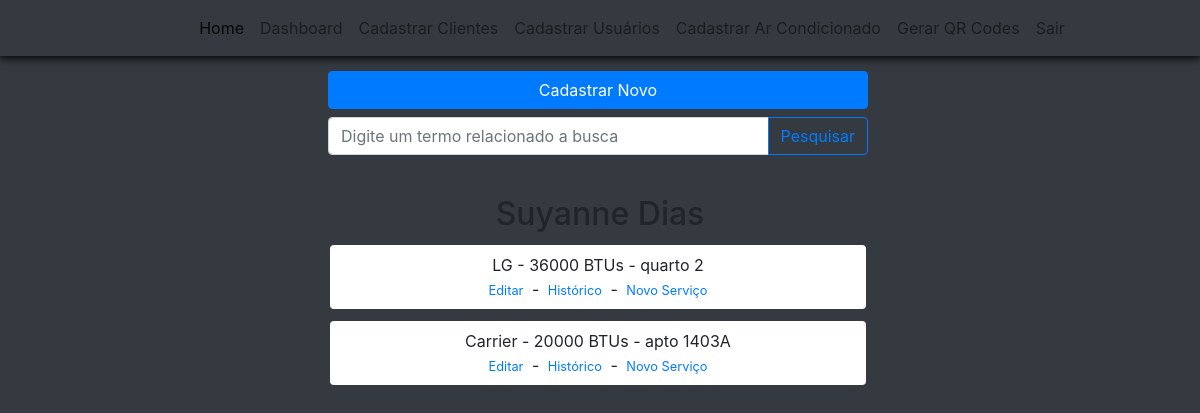
Page /dashboard/cliente/servicos/14 (signed in) on the earlier database version.
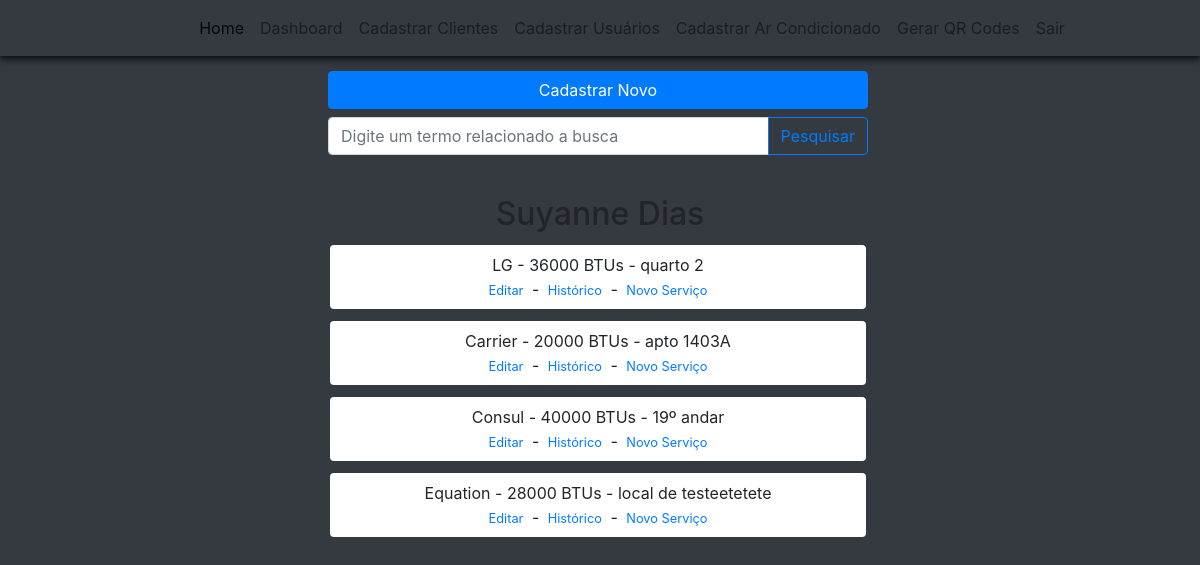
Same page on the later database version.
### climaxcool/models.py (models this page shows)
class Customers(database.Model):
    id = database.Column(database.Integer, primary_key=True)
    type_customer = database.Column(database.String, nullable=False)
    number_register_customer = database.Column(database.String, nullable=False, unique=True)
    name_customer = database.Column(database.String, nullable=False)
    name_responsible = database.Column(database.String)
    email = database.Column(database.String)
    address = database.Column(database.String)
    telephone_fixed = database.Column(database.String)
    telephone_mobile = database.Column(database.String, nullable=False)
    reference_point = database.Column(database.String)
    status_customer = database.Column(database.String, default="ATIVO")
    date_create = database.Column(database.DateTime, nullable=False, default=datetime.utcnow)
    date_last_update = database.Column(database.DateTime, default=datetime.utcnow, onupdate=datetime.utcnow)
    id_user = database.Column(database.Integer, database.ForeignKey('users.id'), nullable=False)
    equipment = database.relationship('Equipments', backref='company_asset', lazy=True)

class Equipments(database.Model):
    id = database.Column(database.Integer, primary_key=True)
    name_equipment = database.Column(database.String, nullable=False)
    btus_equipment = database.Column(database.Integer, nullable=False)
    brand_equipment = database.Column(database.String, nullable=False)
    address = database.Column(database.String, nullable=False)
    qr_code = database.Column(database.String, unique=True)
    status_equipment = database.Column(database.String, default="ATIVO")
    date_create = database.Column(database.DateTime, nullable=False, default=datetime.utcnow)
    id_customer = database.Column(database.Integer, database.ForeignKey('customers.id'), nullable=False)
    id_user = database.Column(database.Integer, database.ForeignKey('users.id'), nullable=False)

### climaxcool/routes/routes.py (the view)
@app.route('/dashboard/cliente/servicos/<customer_id>')
@login_required
def equipment_summary(customer_id):
    equipment_summary = equipments_viewmodel.equipment_summary(customer_id)
    return equipment_summary

### climaxcool/models.py (called while the page is built)
@login_manager.user_loader
def load_user(id_user):
    return Users.query.get(int(id_user))

### climaxcool/viewmodel/equipments_viewmodel.py (called while the page is built)
    def equipment_summary(self, customer_id):
        customer = Customers.query.filter_by(id=customer_id).first();
        equipments = Equipments.query.filter_by(id_customer=customer_id).all();
        print(equipments);
        return render_template('summary_equipments.html', customer=customer, equipments=equipments)

### climaxcool/templates/summary_equipments.html (shortened to what this page needs)
{% extends 'nav_logged.html' %}
{% block bodynav %}
<div style="padding-top: 70px; height: 140vh;" class="container-fluid bg-dark">
    <div class="container">
        <div class="row text-center justify-content-center">
            <div class="col-12 col-lg-6 mb-2 mr-1">
                <button type="button" class="btn btn-primary w-100 px-1" onclick="window.location.href = '/cadastro-ar-condicionado/{{customer.id}}';">Cadastrar Novo</button>
            </div>
            <div class="col-12 col-lg-6 mb-4 mr-1">
                <form id="formAction" method="GET" action="{{ url_for('equipment_summary_filter', customer_id=customer.id ) }}">
                    <div class="input-group mb-3">
                        <input type="text" class="form-control" name="name_equipment_input" placeholder="Digite um termo relacionado a busca" aria-label="Digite um nome" aria-describedby="basic-addon2">
                        <div class="input-group-append">
                            <button class="btn btn-outline-primary" id="button-addon2" type="submit">Pesquisar</button>
                        </div>
                    </div>
                </form>
            </div>
        </div>
        <div class="container">
            {% if equipments is not none and equipments|length > 0 %}
            <div class="row justify-content-center mx-md-1">
                <h2 class="col-12 text-center d-none d-md-block" id="customer-name">{{customer.name_customer}}</h2>
                {%for equipment in equipments%}
                <div style="background-color: white;" class="rounded py-2 my-1 text-center col-12 col-lg-6 mb-2 mr-1">
                    <p class="my-0">{{equipment.name_equipment}}</p>
                    <a style="font-size: 0.8rem;" class="mx-1 align-items-center" href="">Editar</a>
                    <span> - </span>
                    <a style="font-size: 0.8rem;" class="mx-1 align-items-center" href="{{url_for('report_service', equipment_id=equipment.id)}}">Histórico</a>
                    <span> - </span>
                    <a style="font-size: 0.8rem;" class="mx-1 align-items-center" href="{{url_for('new_service', customer_id=customer.id, equipment_id=equipment.id)}}">Novo Serviço</a>
                </div>
                {% endfor %}
            </div>
            {%endif%}
        </div>
    </div>
</div>
{% endblock %}

### climaxcool/templates/nav_logged.html (shortened to what this page needs)
{% extends 'index.html'%}
{% block body %}
<nav class="box-shadow navbar navbar-expand-md navbar-light bg-dark fixed-top">
    <div class="margin-nav d-flex-md justify-content-center collapse navbar-collapse" id="navbarNav">
        <ul id="list-nav" class="navbar-nav">
            <li class="nav-item active">
                <a id="home" class="nav-link" href="{{ url_for('home') }}">Home</a>
            </li>
            <li class="nav-item">
                <a class="nav-link" href="{{ url_for('dashboard_customers') }}">Dashboard</a>
            </li>
            <li class="nav-item">
                <a class="nav-link" href="{{ url_for('customers_registration') }}">Cadastrar Clientes</a>
            </li>
            <li class="nav-item">
                <a class="nav-link" href="{{ url_for('users_registration') }}">Cadastrar Usuários</a>
            </li>
            <li class="nav-item">
                <a class="nav-link" href="{{ url_for('equipments_registration') }}">Cadastrar Ar Condicionado</a>
            </li>
            <li class="nav-item d-none d-xl-block">
                <a class="nav-link" href="{{ url_for('qr_code') }}">Gerar QR Codes</a>
            </li>
            <li class="nav-item">
                <a class="nav-link" href="{{ url_for('logout') }}">Sair</a>
            </li>
        </ul>
    </div>
</nav>
{% block bodynav %}
{% endblock %}
{% endblock %}

### climaxcool/templates/index.html (shortened to what this page needs)
<!DOCTYPE html>
<html lang="pt-br">
<head>
    <link rel="stylesheet" href="https://stackpath.bootstrapcdn.com/bootstrap/4.1.3/css/bootstrap.min.css">
    <link rel="stylesheet" href="https://cdnjs.cloudflare.com/ajax/libs/font-awesome/5.15.3/css/all.min.css" />
    <link rel="stylesheet" href="../static/main.css">
</head>
<body class="main-content bg-white" style="background-color: cornflowerblue; margin: 0px; padding-top: 0px">
    {% block body %}
    {% endblock %}
    <link rel="stylesheet" href="//code.jquery.com/ui/1.12.1/themes/base/jquery-ui.css">
</body>
</html>

### climaxcool/static/main.css (style rules this page uses)
.margin-nav { margin-right: auto; margin-left: 2rem; }
.box-shadow { box-shadow: 0 2px 4px 0 rgba(0, 0, 0, 0.5), 0 4px 8px 0 rgba(0, 0, 0, 0.5); }

Differences in the rows shown:
added Equipments: name_equipment "Consul - 40000 BTUs - 19º andar"
added Equipments: name_equipment "Equation - 28000 BTUs - local de testeetetete"
